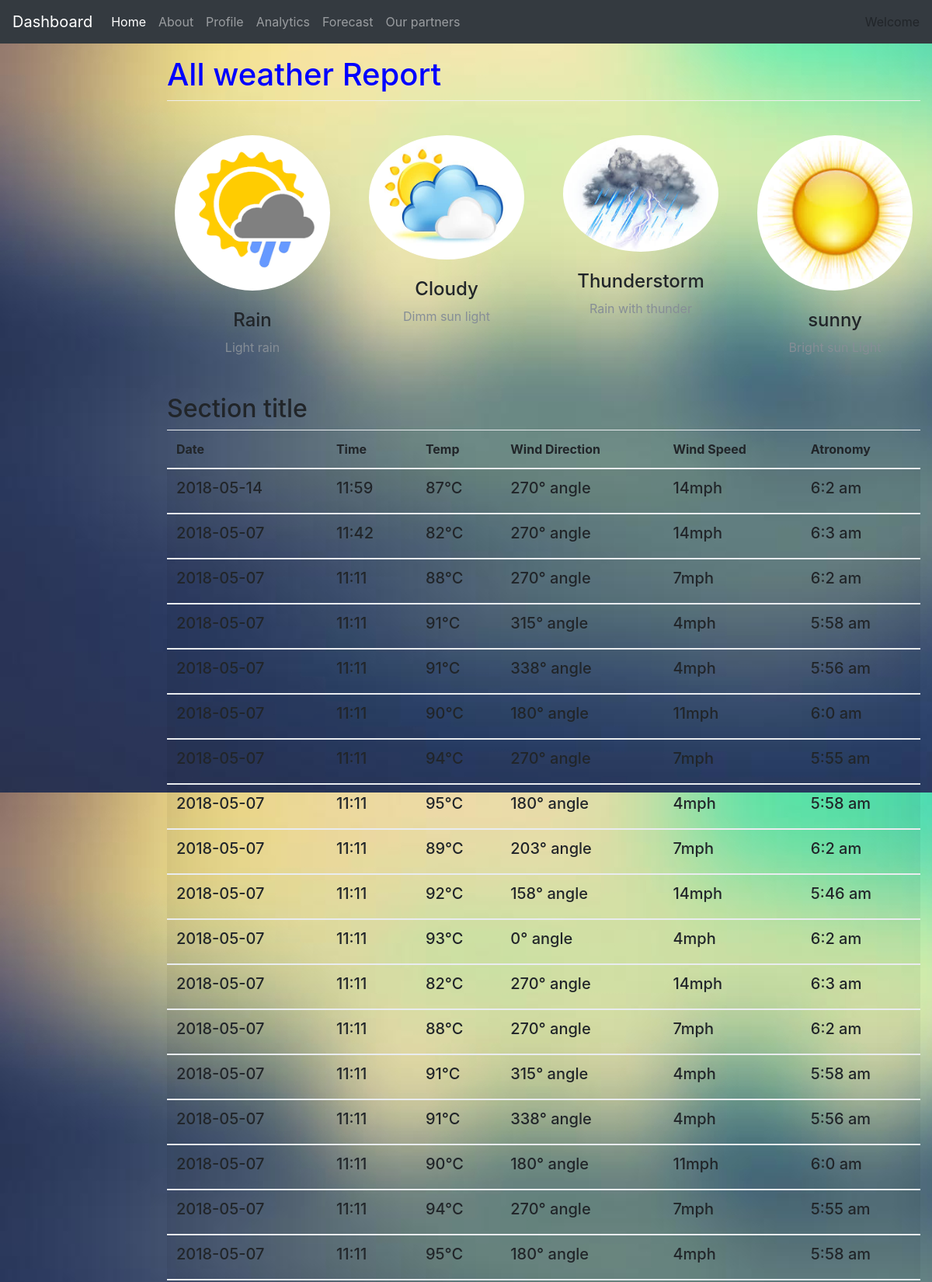
The page / (upper part) on the database its author committed.
### analy/models.py (models this page shows, shortened)
class weather_data(models.Model):
    place = models.CharField(max_length=30)
    wind_direction = models.CharField(max_length=30)
    wind_speed = models.TextField(max_length=10)
    astronomy = models.CharField(max_length=30)
    date = models.CharField(max_length=30,default="")
    time = models.TextField(max_length=10)
    temp = models.CharField(max_length=30)
    humidity = models.CharField(max_length=30,default='null')
    presure = models.CharField(max_length=30,default='null')
    visibility = models.CharField(max_length=30,default='null')

### analy/views.py (the view)
# urls.py: path('',views.map,name='map'),
def map(request):
    data = weather_data.objects.all()[::-1]
    return render(request,'analy/index.html',{'username':request.user.username,'temp':data})

### analy/templates/analy/index.html (shortened to what this page needs)
<!doctype html>
<html lang="en">
  <head>
      {% load staticfiles %}
    <link rel="stylesheet" href="{% static '/css/bootstrap.min.css' %}" type = "text/css"/>
    <link href="../../../../dist/css/bootstrap.min.css" rel="stylesheet">
    <link href="../../../../dist/css/bootstrap.min.css" rel="stylesheet">
    <link href="../../static/css/dashboard.css" rel="stylesheet">
  </head>
  <body background="{% static '/images/bg.jpg' %}" style=" background-attachment: fixed;">
    <header>
      <nav class="navbar navbar-expand-md navbar-dark fixed-top bg-dark">
        <a class="navbar-brand" href="dash">Dashboard</a>
        <div class="collapse navbar-collapse" id="navbarsExampleDefault">
          <ul class="navbar-nav mr-auto">
            <li class="nav-item active">
              <a class="nav-link" href="home">Home <span class="sr-only">(current)</span></a>
            </li>
            <li class="nav-item">
              <a class="nav-link" href="About">About</a>
            </li>
            <li class="nav-item">
              <a class="nav-link" href="profile">Profile</a>
            </li>
            <li class="nav-item">
              <a class="nav-link" href="analytics">Analytics</a>
            </li>
              <li class="nav-item">
              <a class="nav-link" href="predi">Forecast</a>
            </li>
              <li class="nav-item">
              <a class="nav-link" href="part">Our partners</a>
            </li>
          </ul>
          <form class="form-inline mt-2 mt-md-0">Welcome
          </form>
        </div>
      </nav>
    </header>
{% block body %}
        <main role="main" class="col-sm-9 ml-sm-auto col-md-10 pt-3">
          <h1 ><font color="blue">All weather Report</h1></font>
          <section class="row text-center placeholders">
            <div class="col-6 col-sm-3 placeholder">
              <img src="{%static '/images/weater.png'%}" width="200" height="200" class="img-fluid rounded-circle" alt="Generic placeholder thumbnail">
              <h4>Rain</h4>
              <div class="text-muted">Light rain</div>
            </div>
            <div class="col-6 col-sm-3 placeholder">
              <img src="{%static '/images/cloude.jpg'%}" width="200" height="200" class="img-fluid rounded-circle" alt="Generic placeholder thumbnail">
              <h4>Cloudy</h4>
              <div class="text-muted">Dimm sun light</div>
            </div>
            <div class="col-6 col-sm-3 placeholder">
              <img src="{%static '/images/weater2.jpg'%}" width="200" height="200" class="img-fluid rounded-circle" alt="Generic placeholder thumbnail">
              <h4>Thunderstorm</h4>
              <span class="text-muted">Rain with thunder</span>
            </div>
            <div class="col-6 col-sm-3 placeholder">
              <img src="{%static '/images/weater3.jpg'%}" width="200" height="200" class="img-fluid rounded-circle" alt="Generic placeholder thumbnail">
              <h4>sunny</h4>
              <span class="text-muted">Bright sun Light</span>
            </div>
          </section>
          <h2>Section title</h2>
          <div class="table-responsive">
            <table class="table table-striped">
              <thead>
                <tr>
                  <th>Date</th>
                    <th>Time</th>
                  <th>Temp</th>
                  <th>Wind Direction</th>
                  <th>Wind Speed</th>
                  <th>Atronomy</th>
                </tr>
              </thead>
              {% for k in temp %}
              <tbody>
                <tr>
                  <td><h5>{{k.date}}</h5></td>
                    <td><h5>{{k.time}}</h5></td>
                  <td><h5>{{k.temp}}&#176;C</h5></td>
                  <td><h5>{{k.wind_direction}}&#176; angle</h5></td>
                  <td><h5>{{k.wind_speed}}mph</h5></td>
                  <td><h5>{{k.astronomy}}</h5></td>
                </tr>
                {% endfor %}
              </tbody>
            </table>
          </div>
        </main>
  {% endblock body %}
<br> <br> <br> <br>
  </body>
</html>

### analy/static/css/dashboard.css (style rules this page uses)
body { padding-top: 3.5rem; }
h1 { padding-bottom: 9px; margin-bottom: 20px; border-bottom: 1px solid #eee; }
.placeholders { padding-bottom: 3rem; }
.placeholder img { padding-top: 1.5rem; padding-bottom: 1.5rem; }

### rows shown on the page
weather_data: date "2018-05-14", time "11:59", temp "87", wind_direction "270", wind_speed "14", astronomy "6:2 am"
weather_data: date "2018-05-07", time "11:42", temp "82", wind_direction "270", wind_speed "14", astronomy "6:3 am"
weather_data: date "2018-05-07", time "11:11", temp "88", wind_direction "270", wind_speed "7", astronomy "6:2 am"
weather_data: date "2018-05-07", time "11:11", temp "91", wind_direction "315", wind_speed "4", astronomy "5:58 am"
weather_data: date "2018-05-07", time "11:11", temp "91", wind_direction "338", wind_speed "4", astronomy "5:56 am"
weather_data: date "2018-05-07", time "11:11", temp "90", wind_direction "180", wind_speed "11", astronomy "6:0 am"
weather_data: time "11:11", temp "94", wind_direction "270", wind_speed "7", astronomy "5:55 am"
weather_data: date "2018-05-07", time "11:11", temp "95", wind_direction "180", wind_speed "4", astronomy "5:58 am"
weather_data: date "2018-05-07", time "11:11", temp "89", wind_direction "203", wind_speed "7", astronomy "6:2 am"
weather_data: date "2018-05-07", time "11:11", temp "92", wind_direction "158", wind_speed "14", astronomy "5:46 am"
weather_data: date "2018-05-07", time "11:11", temp "93", wind_direction "0", wind_speed "4", astronomy "6:2 am"
weather_data: date "2018-05-07", time "11:11", temp "82", wind_direction "270", wind_speed "14", astronomy "6:3 am"
weather_data: date "2018-05-07", time "11:11", temp "88", wind_direction "270", wind_speed "7", astronomy "6:2 am"
weather_data: date "2018-05-07", time "11:11", temp "91", wind_direction "315", wind_speed "4", astronomy "5:58 am"
weather_data: date "2018-05-07", time "11:11", temp "91", wind_direction "338", wind_speed "4", astronomy "5:56 am"
weather_data: date "2018-05-07", time "11:11", temp "90", wind_direction "180", wind_speed "11", astronomy "6:0 am"
weather_data: date "2018-05-07", time "11:11", temp "94", wind_direction "270", wind_speed "7", astronomy "5:55 am"
weather_data: date "2018-05-07", time "11:11", temp "95", wind_direction "180", wind_speed "4", astronomy "5:58 am"
